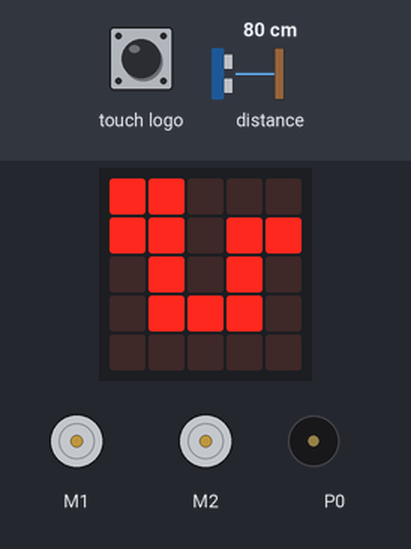
Bench run of a program on a simulated BBC micro:bit (MakeCode). Shown: 2 × DC motor (green arrow = forward, orange = backward, longer = faster), the board's 5×5 LED display, buzzer (waves = sounding). The inputs (shaded band) are chosen by the test bench; at power-on: distance to the obstacle 80 cm. Random numbers come from a fixed seed.

Above: at 2.8 s.
2.9 s: touch logo pressed for 0.15 s
At 4.2 s:
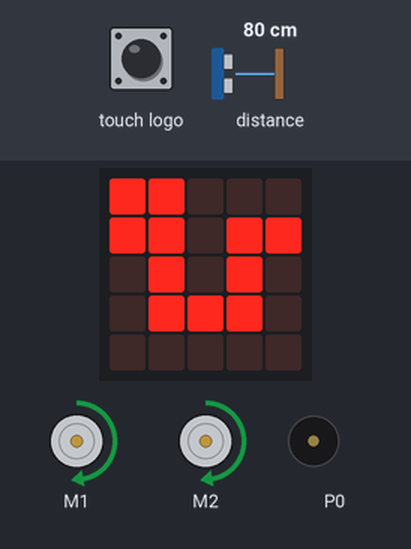
4.5 s: distance to the obstacle set to 22 cm
6.0 s: distance to the obstacle set to 17 cm
At 8.9 s:
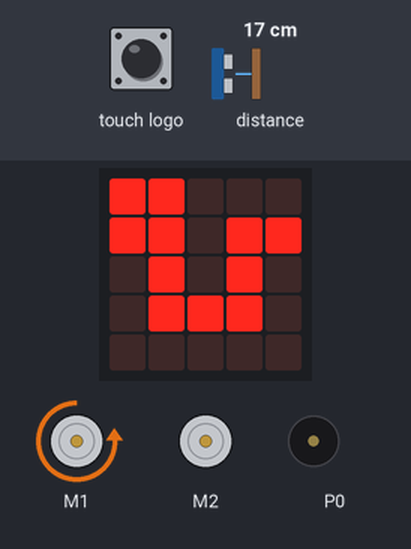
9.0 s: distance to the obstacle set to 35 cm
At 9.9 s:
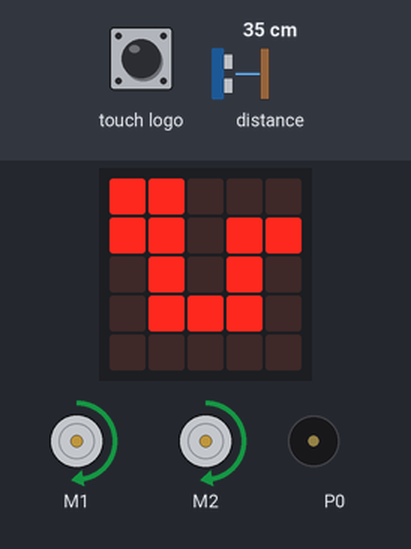
10.5 s: distance to the obstacle set to 2 cm
At 13.4 s:
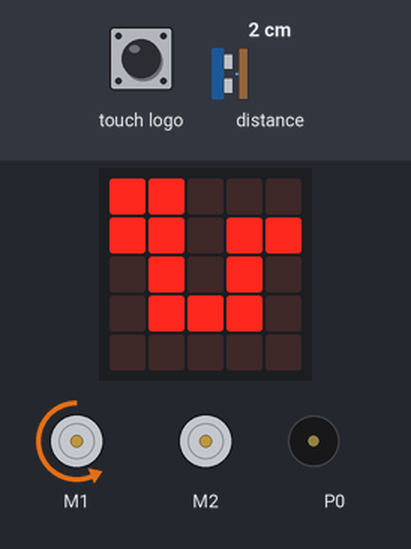
13.5 s: distance to the obstacle set to 60 cm
At 14.3 s:
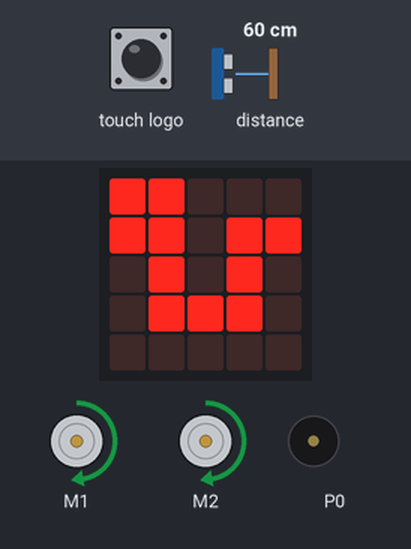
Timing chart, 0 to 16.0 s (numbered marks = the images above; inputs shaded):
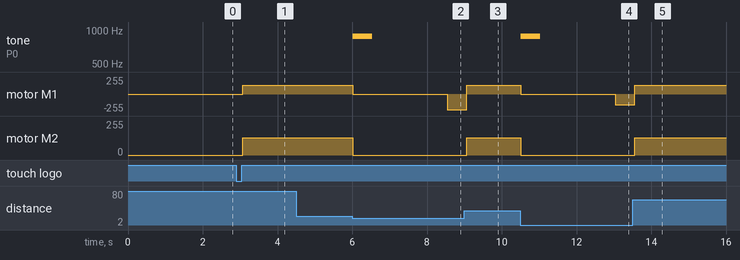

The program:

main.ts
```typescript
input.onLogoEvent(TouchButtonEvent.Pressed, function () {
    muze_jet = 1
})
let vzdalenost = 0
let muze_jet = 0
cuteBot.stopcar()
muze_jet = 0
basic.showIcon(IconNames.Snake)
basic.pause(1000)
basic.forever(function () {
    if (muze_jet == 1) {
        vzdalenost = cuteBot.ultrasonic(cuteBot.SonarUnit.Centimeters)
        if (vzdalenost >= 0 && vzdalenost < 20) {
            cuteBot.motors(0, 0)
            for (let index = 0; index < 4; index++) {
                music.playTone(880, music.beat(BeatFraction.Quarter))
            }
            basic.pause(2000)
            cuteBot.motors(randint(-50, -100), 0)
            basic.pause(500)
        } else {
            cuteBot.motors(50, 50)
        }
    }
})
```

test.ts
```typescript
// Tady jsou testy. Při použití tohoto balíčku jako rozšíření nebude zkompilováno.
```

Measured:
- the behaviour switches between 20 and 19 cm on distance to the obstacle (found by bisection; images 1 and 2)
- after the input at 2.9 s, motor M1, motor M2: stopped → forward 128/255 after 0.17 s
- after the input at 4.5 s, every drawn part: stays the same
- after the input at 6.0 s, tone on P0: silent → 880 Hz at once, → silent 0.52 s later; motor M1: forward 128/255 → stopped at once, → backward 235/255 2.5 s later; motor M2: forward 128/255 → stopped at once
- after the input at 9.0 s, motor M2: stopped → forward 128/255 after 0.06 s
- after the input at 10.5 s, tone on P0: silent → 880 Hz at once, → silent 0.52 s later; motor M1: forward 128/255 → stopped at once, → backward 163/255 2.5 s later; motor M2: forward 128/255 → stopped at once
- after the input at 13.5 s, motor M2: stopped → forward 128/255 after 0.06 s
